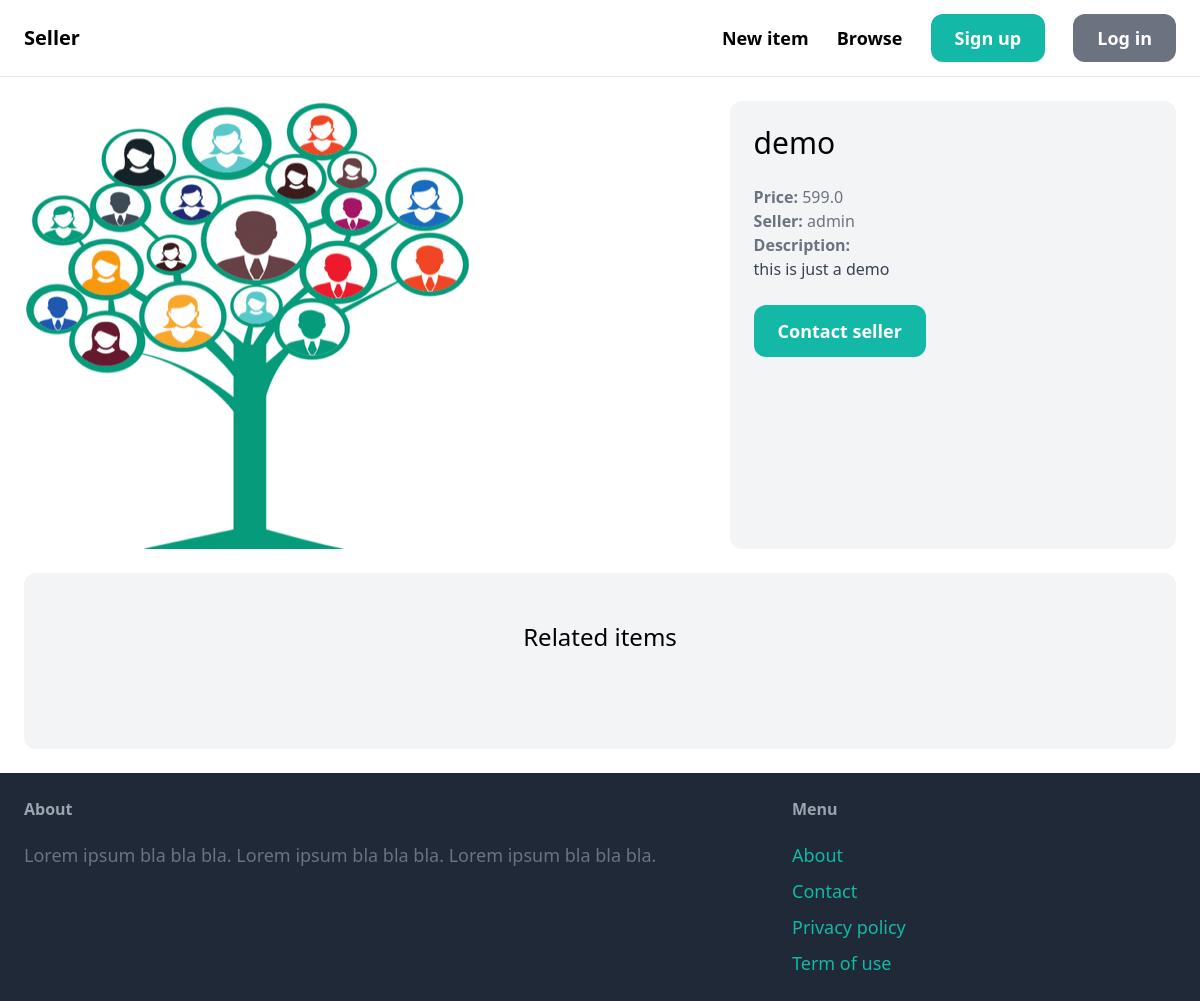
Page /items/1/ on the committed database.
### item/models.py (models this page shows, shortened)
class Item(models.Model):
    category = models.ForeignKey(Category, related_name='items', on_delete=models.CASCADE)
    name = models.CharField(max_length=255)
    description = models.TextField(blank=True, null=True)
    price = models.FloatField()
    image = models.ImageField(upload_to='item_images', blank=True, null=True)
    is_sold = models.BooleanField(default=False)
    created_by = models.ForeignKey(User, related_name='items', on_delete=models.CASCADE)
    created_at = models.DateTimeField(auto_now_add=True)

### item/views.py (the view)
# urls.py: path('<int:pk>/', views.detail, name='detail'),
def detail(request, pk):
    item = get_object_or_404(Item, pk=pk)
    related_items = Item.objects.filter(category=item.category, is_sold=False).exclude(pk=pk)[0:3]
    return render(request, 'item/detail.html', {
        'item': item,
        'related_items': related_items
    })

### item/templates/item/detail.html (shortened to what this page needs)
{% extends 'core/base.html' %}
{% block content %}
<div class="grid grid-cols-5 gap-6">
    <div class="col-span-3">
        <img src="{{ item.image.url }}" class="rounded-xl">
    </div>
    <div class="col-span-2 p-6 bg-gray-100 rounded-xl">
        <h1 class="mb-6 text-3xl">{{ item.name }}</h1>
        <p class="text-gray-500"><strong>Price: </strong>{{ item.price }}</p>
        <p class="text-gray-500"><strong>Seller: </strong>{{ item.created_by.username }}</p>
        {% if item.description %}
            <p class="text-gray-700">
                <strong class="text-gray-500">Description:</strong><br>
                {{ item.description }}
            </p>
        {% endif %}
        {% if request.user == item.created_by %}
            <div class="mt-6 p-6 bg-white rounded-xl">
                <p>This is your item!</p>
                <a href="{% url 'item:edit' item.id %}" class="inline-block mt-6 px-6 py-3 text-lg font-semibold bg-teal-500 text-white rounded-xl">Edit</a>
                <a href="{% url 'item:delete' item.id %}" class="inline-block mt-6 px-6 py-3 text-lg font-semibold bg-red-500 text-white rounded-xl">Delete</a>
            </div>
        {% else %}
            <a href="{% url 'conversation:new' item.id %}" class="inline-block mt-6 px-6 py-3 text-lg font-semibold bg-teal-500 text-white rounded-xl hover:bg-teal-700">Contact seller</a>
        {% endif %}
    </div>
</div>
<div class="mt-6 px-6 py-12 bg-gray-100 rounded-xl">
    <h2 class="mb-12 text-2xl text-center">Related items</h2>
</div>
{% endblock %}

### rows in the picture
Item: image (picture), name "demo", price "599.0", created_by.username "admin", description "this is just a demo"
